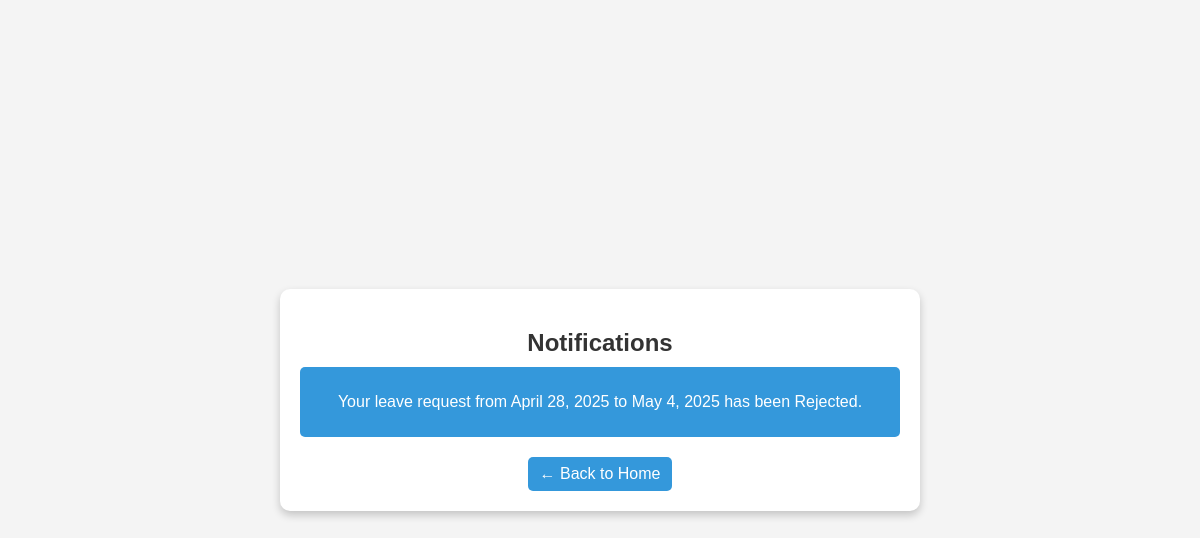
Screenshot of /notifications/000000/ with the database file from the repository.
### employees/models.py (models this page shows, shortened)
class LeaveRequest(models.Model):
    STATUS_CHOICES = [
        ('Pending', 'Pending'),
        ('Approved', 'Approved'),
        ('Rejected', 'Rejected'),
    ]
    employee = models.ForeignKey(
        Employee,
        on_delete=models.CASCADE,
        related_name='leave_requests'
    )
    start_date = models.DateField()
    end_date = models.DateField()
    reason = models.TextField()
    status = models.CharField(max_length=10, choices=STATUS_CHOICES, default='Pending')
    requested_at = models.DateTimeField(default=timezone.now)
    seen_by_manager = models.BooleanField(default=False)
    seen_by_employee = models.BooleanField(default=False)

### employees/views.py (the view)
# urls.py: path('notifications/<str:employee_id>/', views.employee_notifications, name='employee_notifications'),
def employee_notifications(request, employee_id):
    employee = get_object_or_404(Employee, employee_id=employee_id)
    qs = LeaveRequest.objects.filter(employee=employee, status__in=['Pending','Approved','Rejected'], seen_by_employee=False).order_by('-requested_at')
    notifications = list(qs)
    qs.update(seen_by_employee=True)
    return render(request, 'employees/employee_notifications.html', {
        'employee': employee,
        'notifications': notifications,
    })

### employees/templates/employees/employee_notifications.html (shortened to what this page needs)
<!DOCTYPE html>
<html lang="en">
<head>
    {% load static %}
</head>
<body>
    <div class="container">
        <h2>Notifications</h2>
            {% if notifications %}
                {% for leave in notifications %}
                    <div class="notification">
                        <p>Your leave request from {{ leave.start_date }} to {{ leave.end_date }} has been {{ leave.status }}.</p>
                    </div>
                {% endfor %}
            {% else %}
                <p>No notifications available</p>
            {% endif %}
        <a href="{% url 'employee_home' employee.employee_id %}">← Back to Home</a>
    </div>
</body>
</html>

### employees/templates/employees/employee_notifications.html (style rules this page uses)
body { font-family: Arial, sans-serif; background-color: #f4f4f4; display: flex; justify-content: center; align-items: center; height: 100vh; margin: 0; }
.container { background: white; padding: 20px; border-radius: 10px; box-shadow: 0 4px 8px rgba(0, 0, 0, 0.2); text-align: center; width: 80%; max-width: 600px; }
h2 { margin-bottom: 10px; color: #333; }
.notification { background-color: #3498db; color: white; padding: 10px; border-radius: 5px; margin: 5px 0; }
a { display: inline-block; text-decoration: none; color: white; background: #3498db; padding: 8px 12px; border-radius: 5px; margin-top: 15px; }

### rows the page displays
LeaveRequest: start_date "April 28, 2025", end_date "May 4, 2025", status "Rejected"
